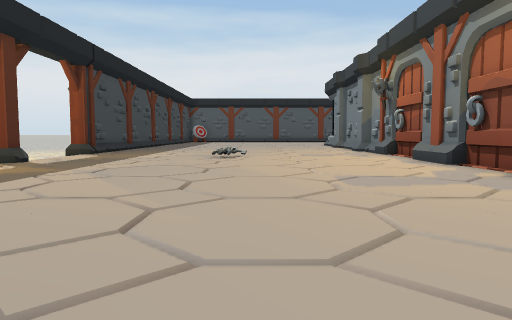
view 1 (above)

24 first-person views from a walk through a Unity game level. The camera is 0.68 m above the floor, tilts 4° down and sees 70° across. The floor is counted in squares, 1 m on a side. Each view is taken from the middle of a square. On the plan, view 1 faces up. The plan holds only what a view shows up to about 11 squares ahead; the rest is blank. The place goes on beyond the plan. Some surface patterns are stand-ins.

view 2
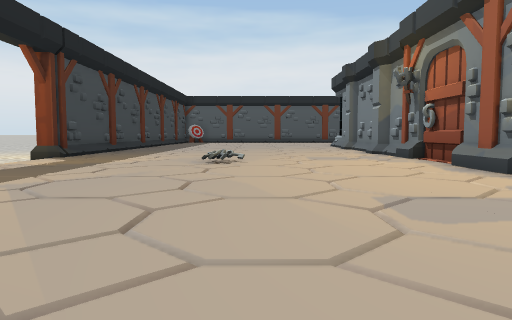

view 3
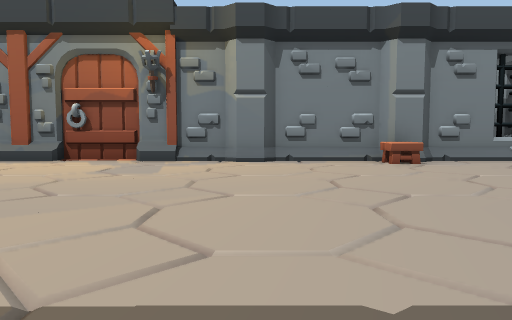

view 4
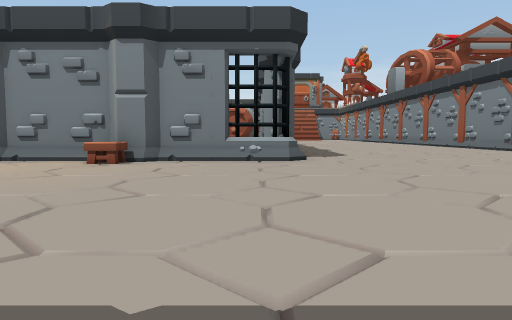

view 5
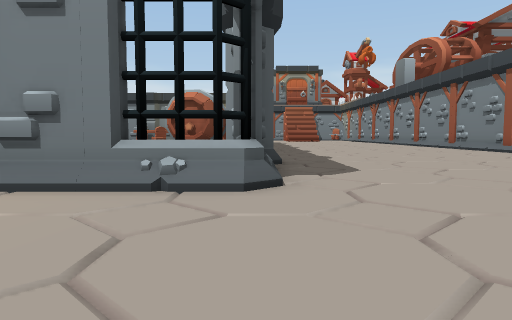

view 6
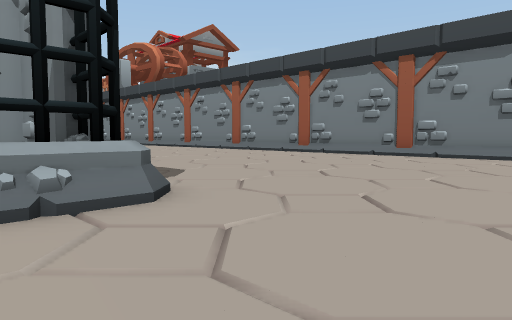

view 7
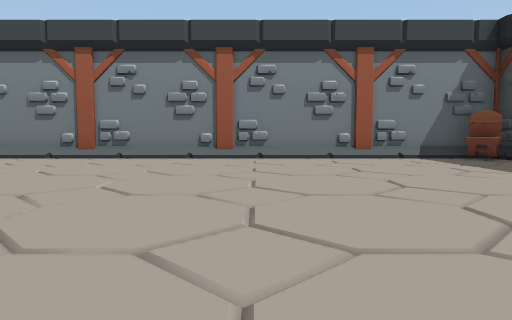

view 8
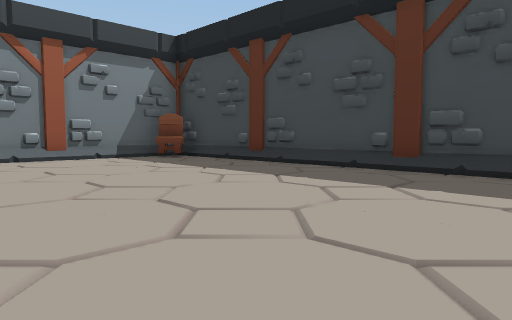

view 9
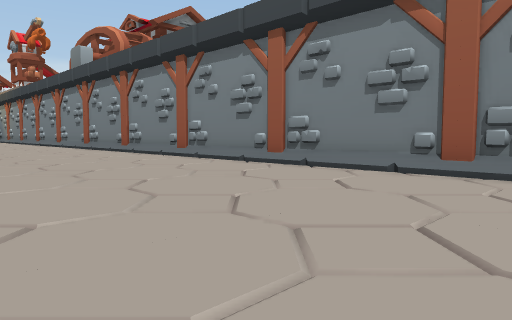

view 10
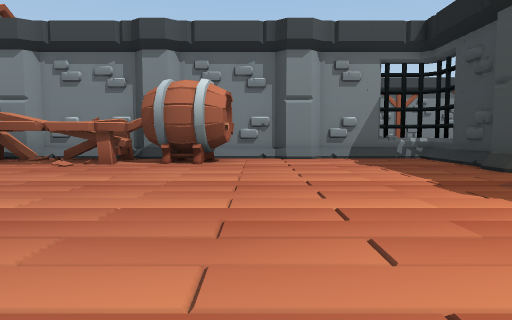

view 11
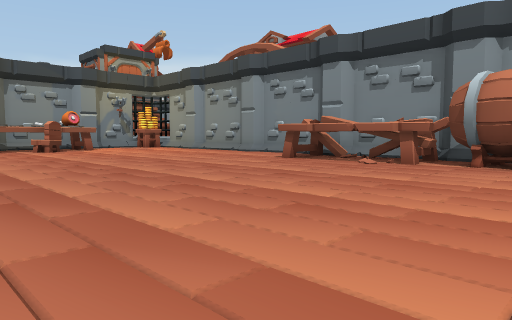

view 12
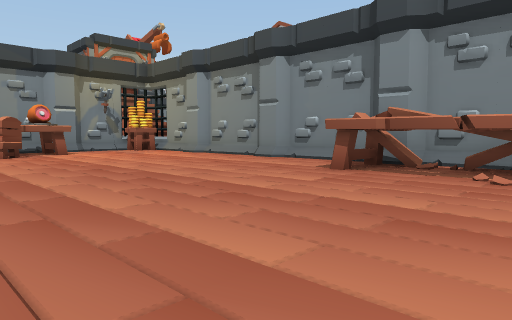

view 13
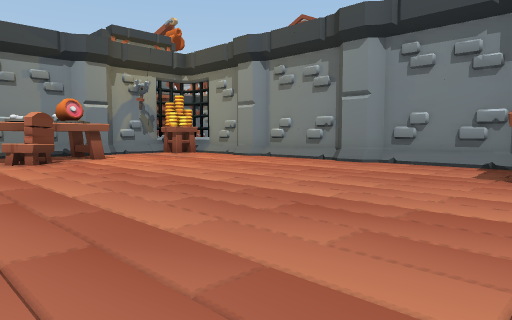

view 14
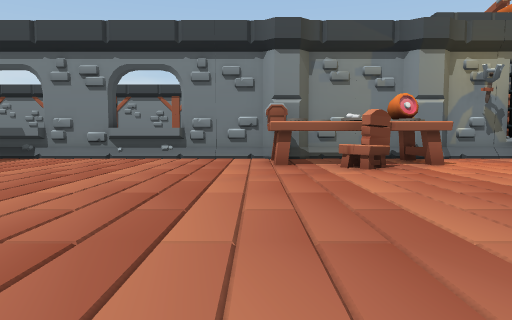

view 15
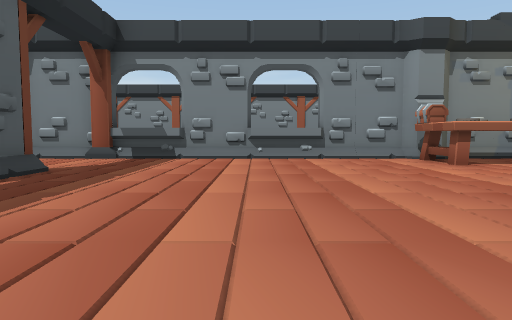

view 16
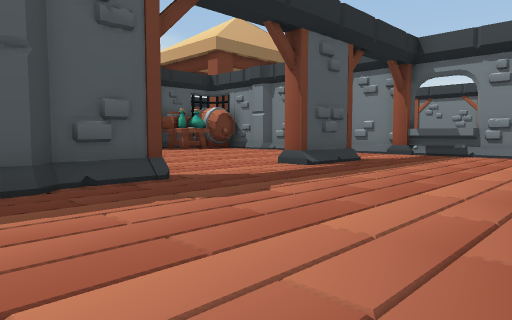

view 17
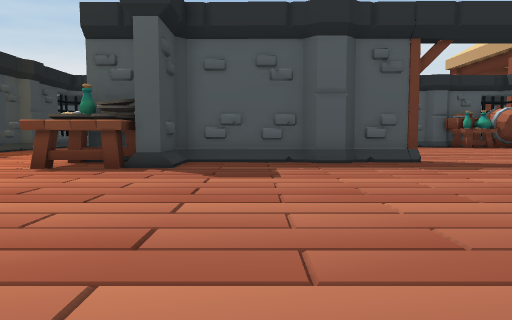

view 18
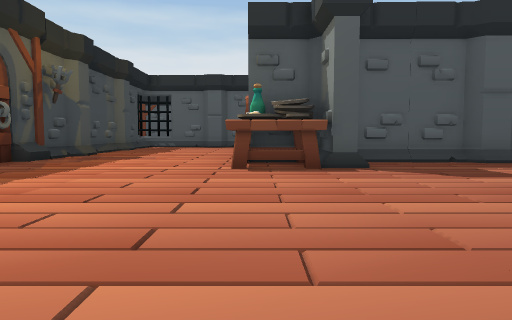

view 19
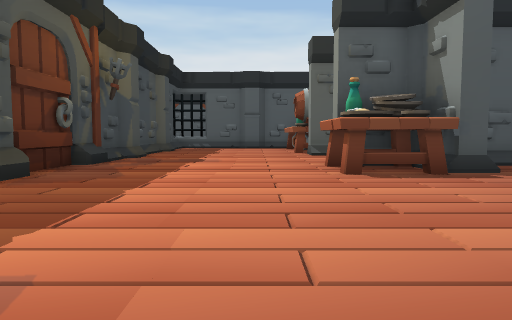

view 20
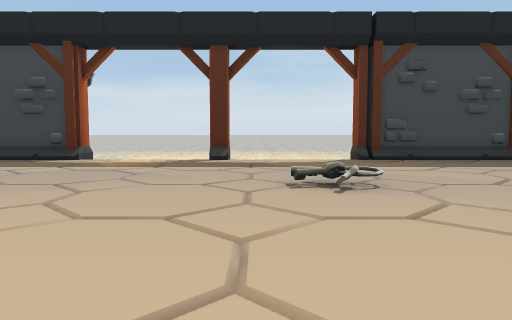

view 21
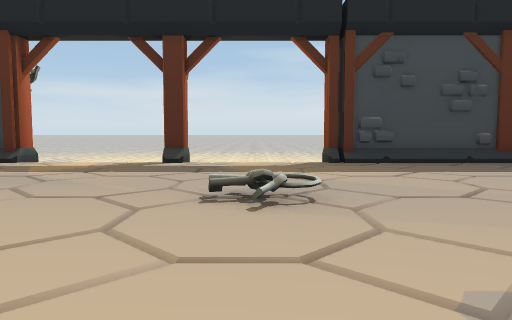

view 22
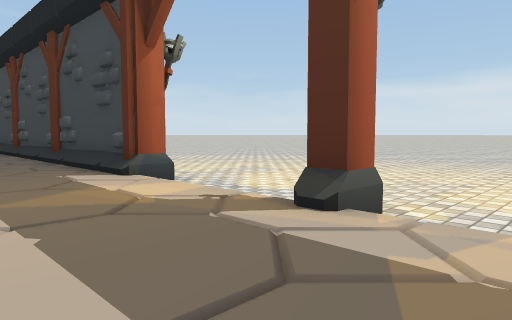

view 23
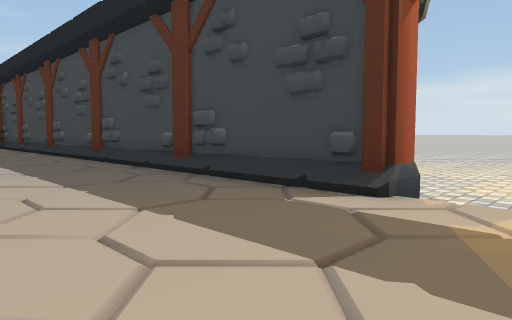

view 24
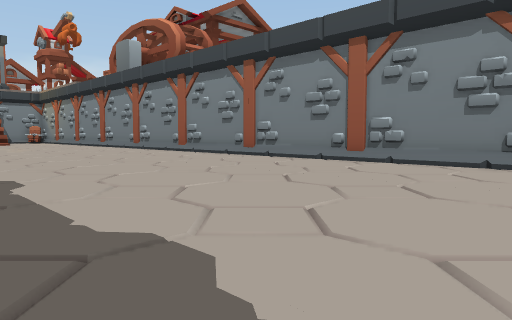

### Floor plan
Key: @ floor where view 1 was taken; # wall or solid block; . main floor; : floor 0.05 m higher than the main floor; - floor 0.15 m lower than the main floor; / step, stairs or slope; = window, fence, low wall or low ledge; P pillar; S stool; C chair; T table; O other object.
Columns run from 7 left of view 1 to 29 right of it. Each row starts with its distance up from view 1.
 15  #....     P#::::::         ::::   P
 14  #.....     P::::::        :::::   :P
 13  #..........#::::::        ::::  :::#
 12  /..........#:::::TT###P###:::##::::#
 11  /....O.....O:::::TT#:::::::::::::::#
 10 -/..........#:::::TT::::::::::::::::#
  9 -#..........#:::::::::::::::::::::::#
  8 -/..........#:::::::::::::::::::::::#
  7 -/..........O ::::::::::::::::::::::#
  6 -/..........# :::::::::::  :::::::::#
  5 -#..........#  :::::::::::::::::::::#
  4 -#..........P  :::::::::::::::::::::#
  3  #.........P#  ::::::::::::::::::TTP#
  2  #..........# ::::::::::::::::::CC PP
  1  #..........#::::::::::::::::::::C P#
  0  #... .@...SP::::::::::::::::::::TTPP
 -1  #... .....S#::::::::::::::::::::::P#
 -2  #..........#::::::O:TTTT:::::::::::#
 -3  #..........#:::::OOTTTTT::::::::  :#
 -4  #..........#:::P:OPPTTPP:::P:::P
 -5  #..........#=###P###P## P###P#
 -6  #..................
 -7  #.......................
 -8  #............................
 -9  #............................
-10  #...........................
-11  #..........................
-12  #.........................
-13  #........................
-14  #C......................
-15  #######################

Positions as (right, up) in squares from view 1, and headings:
1: (0, 0), facing up
2: (0, 2), facing up
3: (-5, 3), facing right
4: (-5, -4), facing right
5: (0, -5), facing right
6: (1, -3), facing down-right
7: (1, -4), facing down
8: (1, -4), facing down-left
9: (4, -8), facing down-right
10: (10, 6), facing down
11: (10, 6), facing down-right
12: (13, 4), facing down-right
13: (16, 4), facing down-right
14: (18, 4), facing right
15: (18, 8), facing right
16: (16, 7), facing up-right
17: (15, 3), facing up
18: (11, 3), facing up
19: (9, 4), facing up
20: (4, 10), facing left
21: (3, 11), facing left
22: (-3, 11), facing down-left
23: (-2, 7), facing down-left
24: (9, -6), facing down-right
